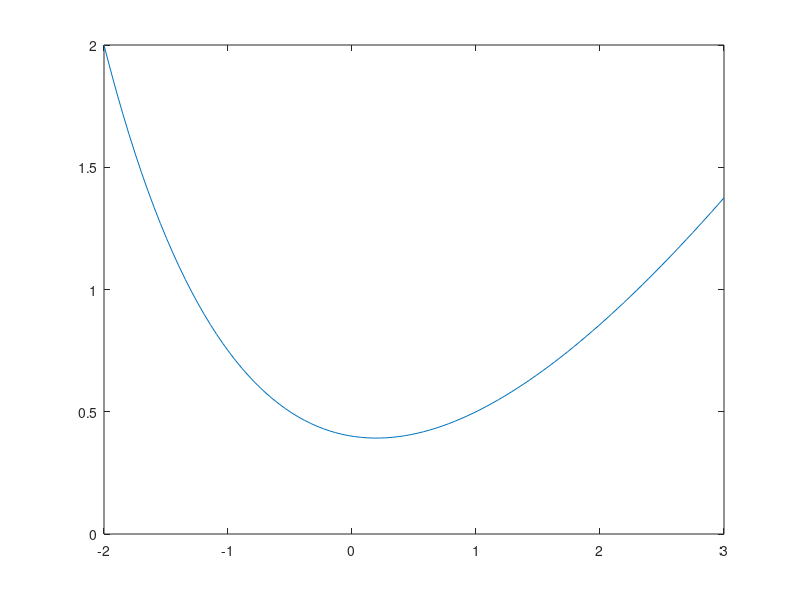

The MATLAB script that drew this image:
%% Funciones básicas para el dibujo de curvas

%% Forma 1
x = linspace(-2,3);
y = (x.^2+2)./(x+5);
plot(x,y)
shg

% ¡¡¡¡AQUI SI ES IMPORTANTE LOS PUNTOS SIEMPRE!!!!!

% Si solo tengo esta función y pongo en la venta de comando Ejclase2parte2
% te sale del tirón.

%% Forma 2

fun1 = @(x) (x.^2+2)./(x+5);
x = linspace(-2,3);
plot(x,fun1(x))
shg

% Es mejor hacerlo de esta forma de cara a futuros ejercicios.

% Para representar varias funciones podemos hacerlo asi:
% plot (x1,y1,x2,y2,x3,y3).


